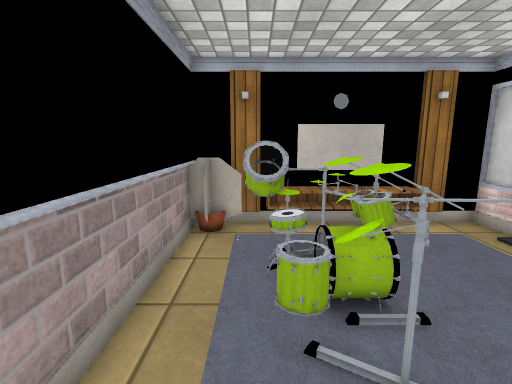
[1] (above)

12 first-person views from a walk through a 3-D level made in the Unity game engine. The camera is 1.4 m above the floor, tilts 10° down and sees 85° across. The floor is counted in squares, 0.5 m on a side. Each view is taken from the middle of a square. On the plan, view 1 faces up. The plan holds only what a view shows up to about 19 squares ahead; the rest is blank. The player is left out. Some surface patterns are stand-ins.

[2]
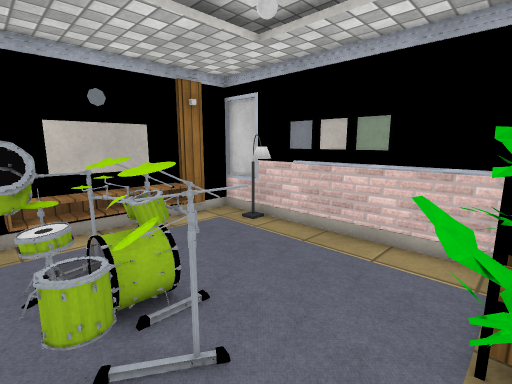

[3]
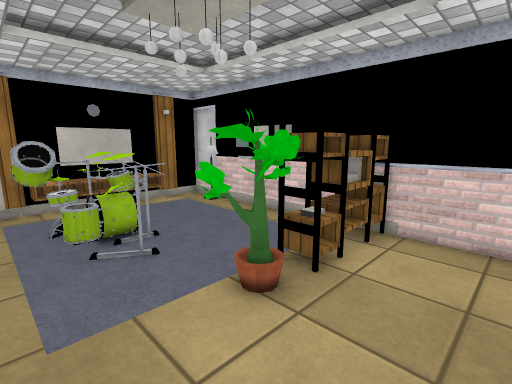

[4]
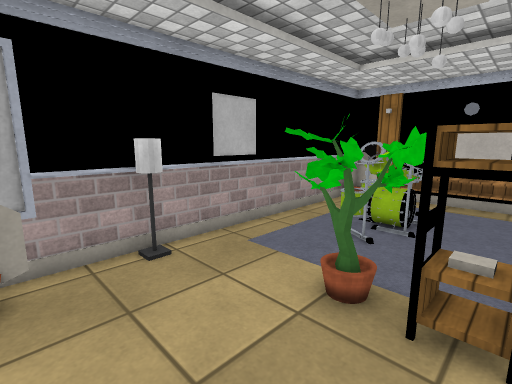

[5]
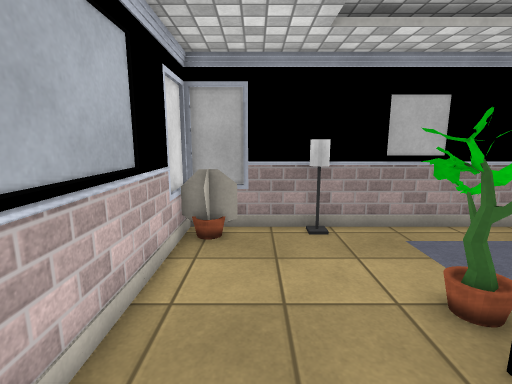

[6]
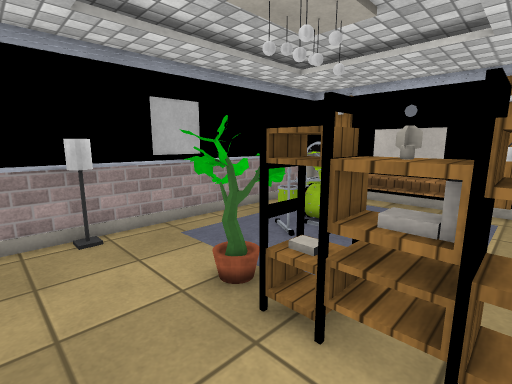

[7]
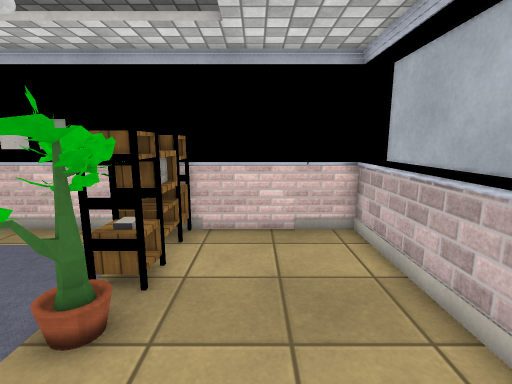

[8]
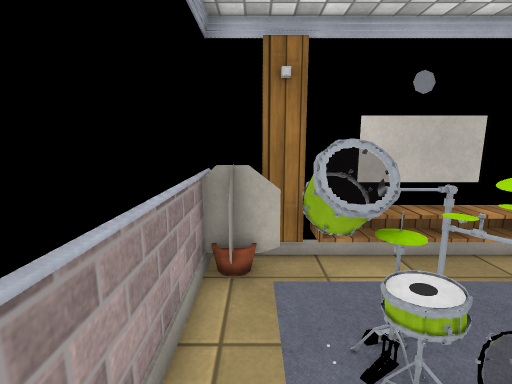

[9]
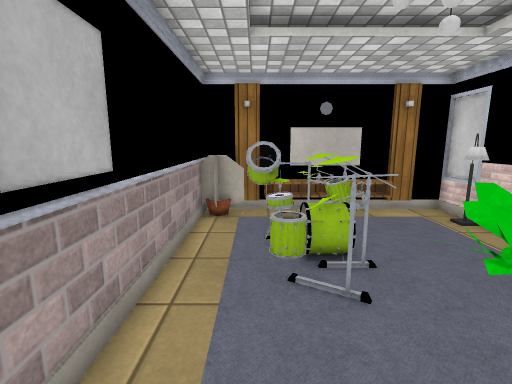

[10]
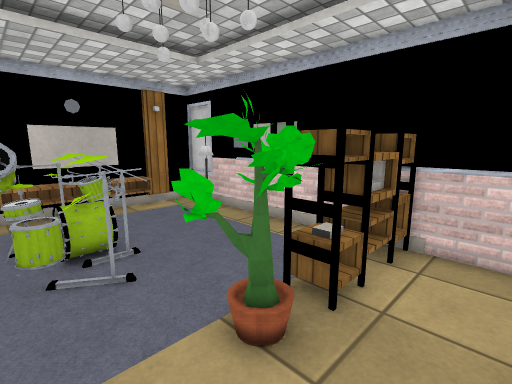

[11]
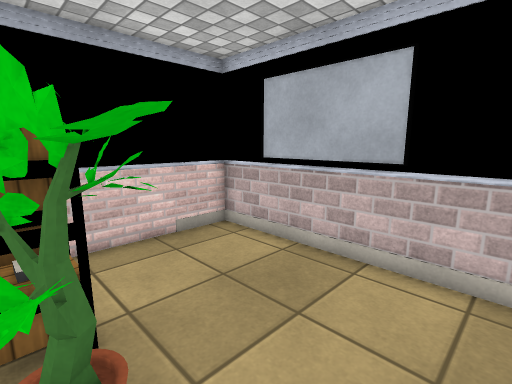

[12]
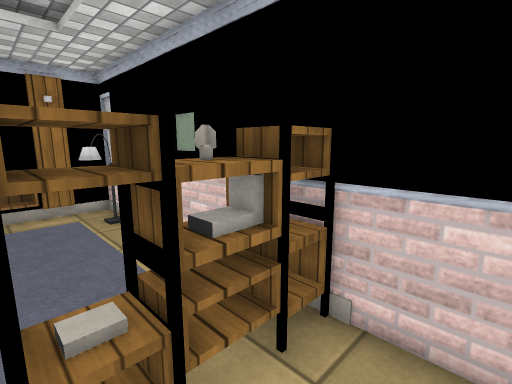

### Floor plan
Key: @ floor where view 1 was taken; # wall or solid block; . floor; = window, fence, low wall or low ledge; ^ raised ledge; O other object.
Columns run from 2 left of view 1 to 8 right of it. Each row starts with its distance up from view 1.
 10 ###^OO#^###
  9 ##=^^^^^  #
  8 #OOOOOOOOO#
  7 #.OOOOOO ##
  6 #.OOOOOOOO#
  5 #.OOOOOOO #
  4 #.OOOOOOO #
  3 #. OOOOOO#
  2 #.  OOOOO #
  1 #.  ##    #
  0 #.@.#####^#
 -1 #...#####^#
 -2 OO........#
 -3 #.........#
 -4 #.........#
 -5 #=........#
 -6 ###########

Positions as (right, up) in squares from view 1, and headings:
1: (0, 0), facing up
2: (0, 0), facing up-right
3: (-1, -4), facing up-right
4: (5, -5), facing up-left
5: (7, -4), facing left
6: (7, -4), facing up-left
7: (-1, -3), facing right
8: (-1, 3), facing up
9: (0, -2), facing up
10: (0, -3), facing up-right
11: (0, 0), facing down-right
12: (4, -3), facing up-right
